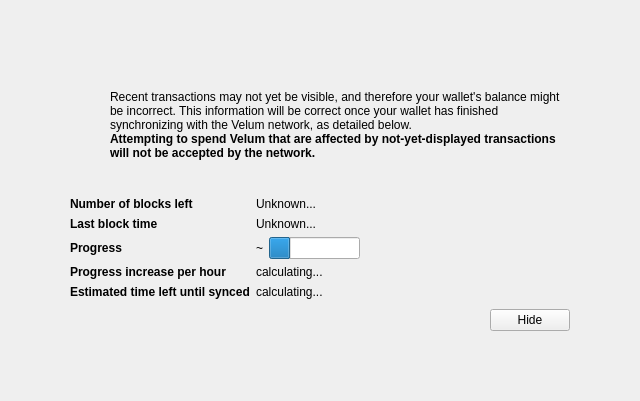
<?xml version="1.0" encoding="UTF-8"?>
<ui version="4.0">
 <class>ModalOverlay</class>
 <widget class="ModalOverlay" name="ModalOverlay">
  <property name="geometry">
   <rect>
    <x>0</x>
    <y>0</y>
    <width>640</width>
    <height>401</height>
   </rect>
  </property>
  <property name="windowTitle">
   <string>Form</string>
  </property>
  <layout class="QVBoxLayout" name="verticalLayout" stretch="0">
   <property name="sizeConstraint">
    <enum>QLayout::SetDefaultConstraint</enum>
   </property>
   <property name="leftMargin">
    <number>0</number>
   </property>
   <property name="topMargin">
    <number>0</number>
   </property>
   <property name="rightMargin">
    <number>0</number>
   </property>
   <property name="bottomMargin">
    <number>0</number>
   </property>
   <item>
    <widget class="QWidget" name="bgWidget" native="true">
     <property name="styleSheet">
      <string notr="true"/>
     </property>
     <layout class="QVBoxLayout" name="verticalLayoutMain" stretch="0">
      <property name="leftMargin">
       <number>60</number>
      </property>
      <property name="topMargin">
       <number>60</number>
      </property>
      <property name="rightMargin">
       <number>60</number>
      </property>
      <property name="bottomMargin">
       <number>60</number>
      </property>
      <item>
       <widget class="QWidget" name="contentWidget" native="true">
        <property name="styleSheet">
         <string notr="true"/>
        </property>
        <layout class="QVBoxLayout" name="verticalLayoutSub" stretch="1,0,0,0,0">
         <property name="spacing">
          <number>0</number>
         </property>
         <property name="leftMargin">
          <number>10</number>
         </property>
         <property name="topMargin">
          <number>10</number>
         </property>
         <property name="rightMargin">
          <number>10</number>
         </property>
         <property name="bottomMargin">
          <number>10</number>
         </property>
         <item>
          <layout class="QHBoxLayout" name="horizontalLayoutIconText" stretch="0,1">
           <property name="topMargin">
            <number>20</number>
           </property>
           <item>
            <layout class="QVBoxLayout" name="verticalLayoutIcon">
             <property name="leftMargin">
              <number>0</number>
             </property>
             <item>
              <widget class="QPushButton" name="warningIcon">
               <property name="enabled">
                <bool>false</bool>
               </property>
               <property name="text">
                <string/>
               </property>
               <property name="icon">
                <iconset>
                 <normaloff>:/icons/warning</normaloff>
                 <disabledoff>:/icons/warning</disabledoff>:/icons/warning</iconset>
               </property>
               <property name="iconSize">
                <size>
                 <width>48</width>
                 <height>48</height>
                </size>
               </property>
               <property name="flat">
                <bool>true</bool>
               </property>
              </widget>
             </item>
             <item>
              <spacer name="verticalSpacerWarningIcon">
               <property name="orientation">
                <enum>Qt::Vertical</enum>
               </property>
               <property name="sizeHint" stdset="0">
                <size>
                 <width>20</width>
                 <height>40</height>
                </size>
               </property>
              </spacer>
             </item>
            </layout>
           </item>
           <item>
            <layout class="QVBoxLayout" name="verticalLayoutInfoText">
             <property name="leftMargin">
              <number>0</number>
             </property>
             <property name="topMargin">
              <number>0</number>
             </property>
             <item>
              <widget class="QLabel" name="infoText">
               <property name="text">
                <string>Recent transactions may not yet be visible, and therefore your wallet's balance might be incorrect. This information will be correct once your wallet has finished synchronizing with the Velum network, as detailed below.</string>
               </property>
               <property name="textFormat">
                <enum>Qt::RichText</enum>
               </property>
               <property name="wordWrap">
                <bool>true</bool>
               </property>
              </widget>
             </item>
             <item>
              <widget class="QLabel" name="infoTextStrong">
               <property name="font">
                <font>
                 <weight>75</weight>
                 <bold>true</bold>
                </font>
               </property>
               <property name="text">
                <string>Attempting to spend Velum that are affected by not-yet-displayed transactions will not be accepted by the network.</string>
               </property>
               <property name="textFormat">
                <enum>Qt::RichText</enum>
               </property>
               <property name="wordWrap">
                <bool>true</bool>
               </property>
              </widget>
             </item>
             <item>
              <spacer name="verticalSpacerInTextSpace">
               <property name="orientation">
                <enum>Qt::Vertical</enum>
               </property>
               <property name="sizeHint" stdset="0">
                <size>
                 <width>20</width>
                 <height>40</height>
                </size>
               </property>
              </spacer>
             </item>
            </layout>
           </item>
          </layout>
         </item>
         <item>
          <spacer name="verticalSpacerAfterText">
           <property name="orientation">
            <enum>Qt::Vertical</enum>
           </property>
           <property name="sizeHint" stdset="0">
            <size>
             <width>20</width>
             <height>40</height>
            </size>
           </property>
          </spacer>
         </item>
         <item>
          <layout class="QFormLayout" name="formLayout">
           <property name="fieldGrowthPolicy">
            <enum>QFormLayout::FieldsStayAtSizeHint</enum>
           </property>
           <property name="horizontalSpacing">
            <number>6</number>
           </property>
           <property name="verticalSpacing">
            <number>6</number>
           </property>
           <property name="topMargin">
            <number>10</number>
           </property>
           <item row="0" column="0">
            <widget class="QLabel" name="labelNumberOfBlocksLeft">
             <property name="font">
              <font>
               <weight>75</weight>
               <bold>true</bold>
              </font>
             </property>
             <property name="text">
              <string>Number of blocks left</string>
             </property>
            </widget>
           </item>
           <item row="0" column="1">
            <widget class="QLabel" name="numberOfBlocksLeft">
             <property name="text">
              <string>Unknown...</string>
             </property>
            </widget>
           </item>
           <item row="1" column="0">
            <widget class="QLabel" name="labelLastBlockTime">
             <property name="font">
              <font>
               <weight>75</weight>
               <bold>true</bold>
              </font>
             </property>
             <property name="text">
              <string>Last block time</string>
             </property>
            </widget>
           </item>
           <item row="1" column="1">
            <widget class="QLabel" name="newestBlockDate">
             <property name="sizePolicy">
              <sizepolicy hsizetype="Maximum" vsizetype="Preferred">
               <horstretch>0</horstretch>
               <verstretch>0</verstretch>
              </sizepolicy>
             </property>
             <property name="text">
              <string>Unknown...</string>
             </property>
            </widget>
           </item>
           <item row="2" column="0">
            <widget class="QLabel" name="labelSyncDone">
             <property name="font">
              <font>
               <weight>75</weight>
               <bold>true</bold>
              </font>
             </property>
             <property name="text">
              <string>Progress</string>
             </property>
            </widget>
           </item>
           <item row="2" column="1">
            <layout class="QHBoxLayout" name="horizontalLayoutSync" stretch="0,1">
             <item>
              <widget class="QLabel" name="percentageProgress">
               <property name="text">
                <string>~</string>
               </property>
              </widget>
             </item>
             <item>
              <widget class="QProgressBar" name="progressBar">
               <property name="value">
                <number>24</number>
               </property>
               <property name="format">
                <string/>
               </property>
              </widget>
             </item>
            </layout>
           </item>
           <item row="4" column="0">
            <widget class="QLabel" name="labelProgressIncrease">
             <property name="font">
              <font>
               <weight>75</weight>
               <bold>true</bold>
              </font>
             </property>
             <property name="text">
              <string>Progress increase per hour</string>
             </property>
            </widget>
           </item>
           <item row="4" column="1">
            <widget class="QLabel" name="progressIncreasePerH">
             <property name="text">
              <string>calculating...</string>
             </property>
            </widget>
           </item>
           <item row="5" column="0">
            <widget class="QLabel" name="labelEstimatedTimeLeft">
             <property name="font">
              <font>
               <weight>75</weight>
               <bold>true</bold>
              </font>
             </property>
             <property name="text">
              <string>Estimated time left until synced</string>
             </property>
            </widget>
           </item>
           <item row="5" column="1">
            <widget class="QLabel" name="expectedTimeLeft">
             <property name="text">
              <string>calculating...</string>
             </property>
            </widget>
           </item>
          </layout>
         </item>
         <item>
          <layout class="QHBoxLayout" name="horizontalLayoutButtons">
           <property name="leftMargin">
            <number>10</number>
           </property>
           <property name="topMargin">
            <number>10</number>
           </property>
           <item>
            <spacer name="horizontalSpacer">
             <property name="orientation">
              <enum>Qt::Horizontal</enum>
             </property>
             <property name="sizeHint" stdset="0">
              <size>
               <width>40</width>
               <height>20</height>
              </size>
             </property>
            </spacer>
           </item>
           <item>
            <widget class="QPushButton" name="closeButton">
             <property name="text">
              <string>Hide</string>
             </property>
            </widget>
           </item>
          </layout>
         </item>
         <item>
          <layout class="QVBoxLayout" name="verticalLayout_2">
           <item>
            <spacer name="verticalSpacer">
             <property name="orientation">
              <enum>Qt::Vertical</enum>
             </property>
             <property name="sizeHint" stdset="0">
              <size>
               <width>20</width>
               <height>40</height>
              </size>
             </property>
            </spacer>
           </item>
          </layout>
         </item>
        </layout>
       </widget>
      </item>
     </layout>
    </widget>
   </item>
  </layout>
 </widget>
 <customwidgets>
  <customwidget>
   <class>ModalOverlay</class>
   <extends>QWidget</extends>
   <header>modaloverlay.h</header>
   <container>1</container>
  </customwidget>
 </customwidgets>
 <resources/>
 <connections/>
</ui>
